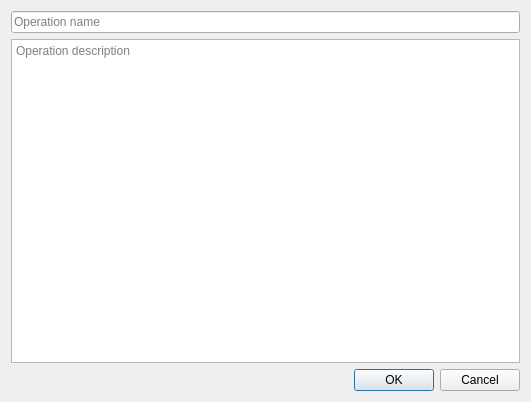
<?xml version="1.0" encoding="UTF-8"?>
<ui version="4.0">
 <class>AddNewOperation</class>
 <widget class="QDialog" name="AddNewOperation">
  <property name="geometry">
   <rect>
    <x>0</x>
    <y>0</y>
    <width>531</width>
    <height>402</height>
   </rect>
  </property>
  <property name="windowTitle">
   <string>Dialog</string>
  </property>
  <property name="modal">
   <bool>true</bool>
  </property>
  <layout class="QGridLayout" name="gridLayout_2">
   <item row="0" column="0">
    <layout class="QGridLayout" name="gridLayout">
     <item row="0" column="0">
      <widget class="QLineEdit" name="lineEdit">
       <property name="placeholderText">
        <string>Operation name</string>
       </property>
      </widget>
     </item>
     <item row="1" column="0">
      <widget class="QPlainTextEdit" name="plainTextEdit">
       <property name="placeholderText">
        <string>Operation description</string>
       </property>
      </widget>
     </item>
     <item row="2" column="0">
      <widget class="QDialogButtonBox" name="buttonBox">
       <property name="orientation">
        <enum>Qt::Horizontal</enum>
       </property>
       <property name="standardButtons">
        <set>QDialogButtonBox::Cancel|QDialogButtonBox::Ok</set>
       </property>
      </widget>
     </item>
    </layout>
   </item>
  </layout>
 </widget>
 <resources/>
 <connections>
  <connection>
   <sender>buttonBox</sender>
   <signal>accepted()</signal>
   <receiver>AddNewOperation</receiver>
   <slot>accept()</slot>
   <hints>
    <hint type="sourcelabel">
     <x>248</x>
     <y>254</y>
    </hint>
    <hint type="destinationlabel">
     <x>157</x>
     <y>274</y>
    </hint>
   </hints>
  </connection>
  <connection>
   <sender>buttonBox</sender>
   <signal>rejected()</signal>
   <receiver>AddNewOperation</receiver>
   <slot>reject()</slot>
   <hints>
    <hint type="sourcelabel">
     <x>316</x>
     <y>260</y>
    </hint>
    <hint type="destinationlabel">
     <x>286</x>
     <y>274</y>
    </hint>
   </hints>
  </connection>
 </connections>
</ui>
